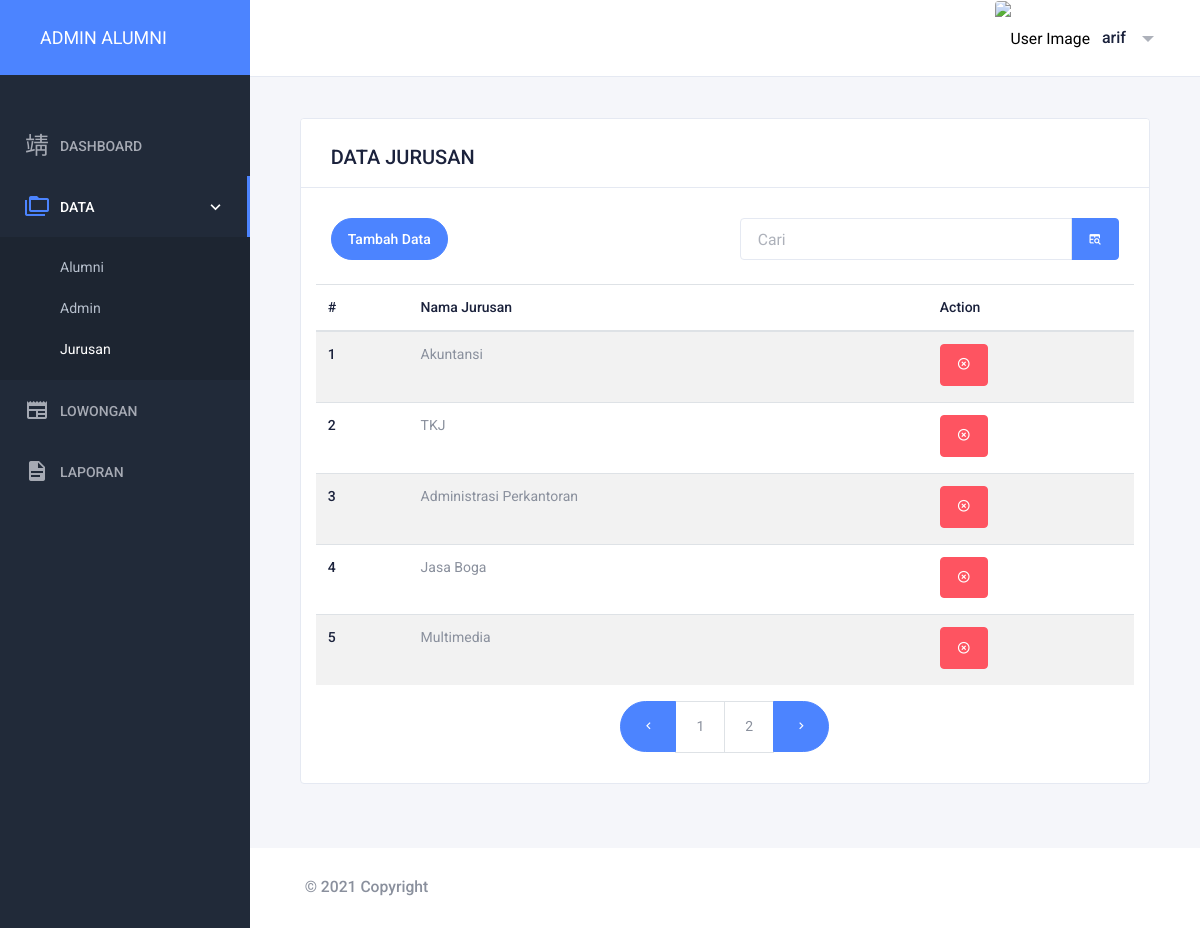
The page /admin/index.php?halaman=list_jurusan (signed in) on the database its author committed.
### tables this page shows
CREATE TABLE `tbl_jurusan` (
  `id_jurusan` int(11) NOT NULL,
  `nama_jurusan` char(30) NOT NULL
);

### admin/alumni/jurusan.php (the view, shortened to what this page needs)
<div class="card card-default">
  <div class="card-header card-header-border-bottom">
    <h2>DATA JURUSAN</h2>
  </div>
  <div class="card-body">
    <form method="post" action="index.php?halaman=list_jurusan">
      <div class="row">
        <div class="col-6">
          <button type="button" class="mb-4 btn btn-primary btn-pill" data-toggle="modal" data-target="#tambahjurusan">
            Tambah Data
          </button>
        </div>
        <div class="col-6">
          <div class="input-group">
            <input type="text" name="kata_cari" class="form-control" placeholder="Cari" aria-label="search">
            <div class="input-group-append">
              <button type="submit" class="input-group-text bg-primary"><i class="mdi mdi-table-search"></i></button>
            </div>
          </div>
        </div>
        <table class="table table-striped">
          <thead>
            <tr>
              <th scope="col">#</th>
              <th scope="col">Nama Jurusan</th>
              <th scope="col">Action</th>
            </tr>
          </thead>
          <tbody>
            <?php
            include '../config/database.php';
            $batas = 5;
            $halaman = isset($_GET['page'])?(int)$_GET['page'] : 1;
            $halaman_awal = ($halaman>1) ? ($halaman * $batas) - $batas : 0;
            $previous = $halaman - 1;
            $next = $halaman + 1;
            $data = mysqli_query($kon,"SELECT * FROM tbl_jurusan");
            $jumlah_data = mysqli_num_rows($data);
            $total_halaman = ceil($jumlah_data / $batas);
            $nobaru = $halaman_awal+1;
            if(isset($_POST['kata_cari'])) {
              $kata_cari = $_POST['kata_cari'];
              $query = "SELECT * FROM tbl_jurusan  WHERE nama_jurusan like '%".$kata_cari."%' ORDER BY id_jurusan ASC";
              } else {
              $query = "SELECT * FROM tbl_jurusan limit $halaman_awal, $batas";
              }
              $result = mysqli_query($kon, $query);
              while ($row = mysqli_fetch_array($result)) {
            ?>
            <tr>
              <td><?php echo $nobaru++; ?></td>
              <td><?php echo $row['nama_jurusan']; ?></td>
              <td><button type="button" class="mb-1 btn btn-danger" data-toggle="modal" data-target="#deletejurusan<?php echo $row['id_jurusan']; ?>"><i class=" mdi mdi-close-circle-outline"></i></button></td>
            </tr>
          <?php }?>
          </tbody>
        </table>
      </div>
      <nav aria-label="Page navigation example">
        <ul class="pagination border-rounded justify-content-center">
          <li class="page-item active">
            <a class="page-link" <?php if($halaman > 1){ echo "href='?halaman=list_jurusan&page=$previous'"; } ?> aria-label="Previous">
              <span aria-hidden="true" class="mdi mdi-chevron-left"></span>
            </a>
          </li>
          <?php
          for($x=1;$x<=$total_halaman;$x++){
					?>
          <li class="page-item">
            <a class="page-link" href="?halaman=list_jurusan&page=<?php echo $x ?>"><?php echo $x; ?></a>
          </li>
          <?php
				}
				?>
          <li class="page-item active">
            <a class="page-link" <?php if($halaman < $total_halaman) { echo "href='?halaman=list_jurusan&page=$next'"; } ?> aria-label="Next">
              <span aria-hidden="true" class="mdi mdi-chevron-right"></span>
            </a>
          </li>
        </ul>
      </nav>
    </form>
  </div>
</div>

### admin/index.php (style rules this page uses)
body { background-image: url(assets/img/cool-background.svg); background-repeat: no-repeat; background-size: 100% 100%; }

### rows shown on the page
tbl_jurusan: nama_jurusan "Akuntansi"
tbl_jurusan: nama_jurusan "TKJ"
tbl_jurusan: nama_jurusan "Administrasi Perkantoran"
tbl_jurusan: nama_jurusan "Jasa Boga"
tbl_jurusan: nama_jurusan "Multimedia"

### other values the page prints
$nama "arif"
